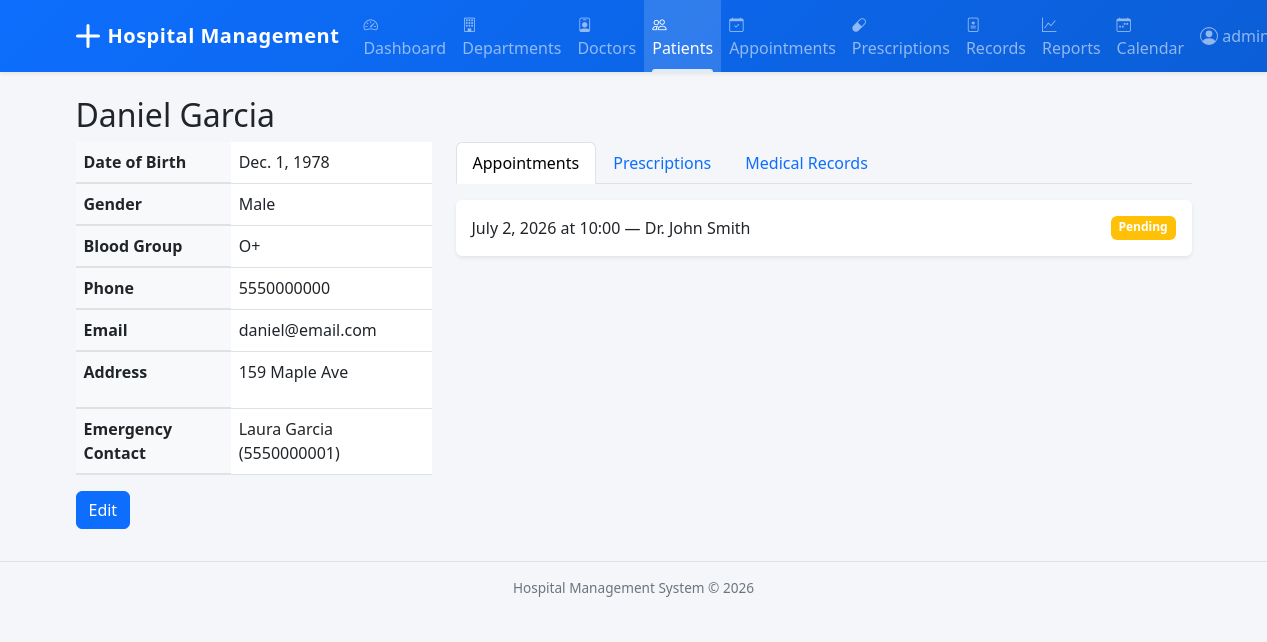
The page /patients/10/ (signed in) on the database as committed earlier.
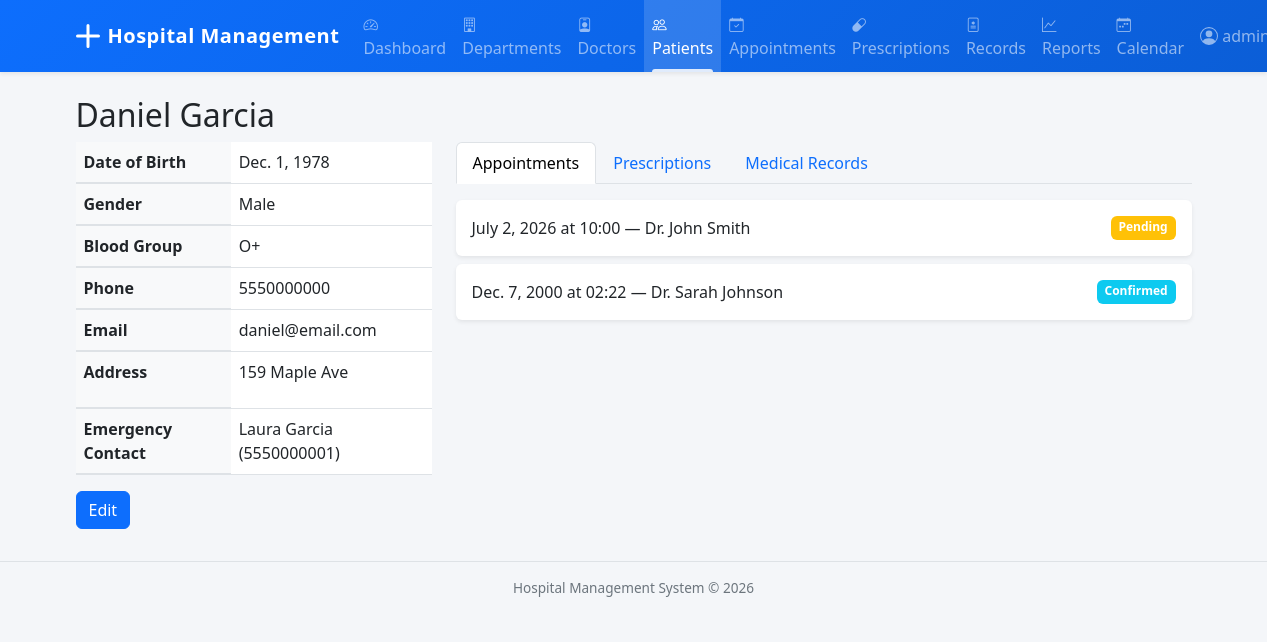
The same page on the database as committed later.
### appointments/models.py (models this page shows, shortened)
class Appointment(models.Model):
    class Status(models.TextChoices):
        PENDING = 'Pending', 'Pending'
        CONFIRMED = 'Confirmed', 'Confirmed'
        COMPLETED = 'Completed', 'Completed'
        CANCELLED = 'Cancelled', 'Cancelled'
    patient = models.ForeignKey(
        'patients.Patient', on_delete=models.CASCADE, related_name='appointments'
    )
    doctor = models.ForeignKey(
        'doctors.Doctor', on_delete=models.SET_NULL, null=True, related_name='appointments'
    )
    department = models.ForeignKey(
        'departments.Department', on_delete=models.SET_NULL, null=True
    )
    appointment_date = models.DateField()
    appointment_time = models.TimeField()
    status = models.CharField(max_length=20, choices=Status.choices, default=Status.PENDING)
    reason_for_visit = models.TextField(blank=True)
    notes = models.TextField(blank=True)
    created_at = models.DateTimeField(auto_now_add=True)
    class Meta:
        ordering = ['-appointment_date', '-appointment_time']

### doctors/models.py (models this page shows)
class Doctor(models.Model):
    user = models.OneToOneField(settings.AUTH_USER_MODEL, on_delete=models.CASCADE)
    department = models.ForeignKey(
        'departments.Department', on_delete=models.SET_NULL,
        null=True, blank=True, related_name='doctors'
    )
    specialization = models.CharField(max_length=100)
    qualification = models.CharField(max_length=200)
    experience_years = models.PositiveIntegerField(default=0)
    consultation_fee = models.DecimalField(max_digits=10, decimal_places=2, default=0)
    available_days = models.CharField(
        max_length=100,
        help_text="Comma-separated days (e.g., Monday,Tuesday,Wednesday)"
    )
    available_time_start = models.TimeField(null=True, blank=True)
    available_time_end = models.TimeField(null=True, blank=True)
    is_active = models.BooleanField(default=True)
    class Meta:
        ordering = ['id']
    def __str__(self):
        return f"Dr. {self.user.get_full_name() or self.user.username}"

### accounts/models.py (models this page shows, shortened)
class User(AbstractUser):
    class Role(models.TextChoices):
        ADMIN = 'Admin', 'Admin'
        DOCTOR = 'Doctor', 'Doctor'
        RECEPTIONIST = 'Receptionist', 'Receptionist'
    role = models.CharField(max_length=20, choices=Role.choices, default=Role.RECEPTIONIST)
    phone_number = models.CharField(max_length=15, blank=True)

### patients/views.py (the view)
# urls.py: path('<int:pk>/', views.PatientDetailView.as_view(), name='patient_detail'),
class PatientDetailView(LoginRequiredMixin, DetailView):
    model = Patient
    template_name = 'patients/patient_detail.html'
    context_object_name = 'patient'
    def get_context_data(self, **kwargs):
        context = super().get_context_data(**kwargs)
        patient = self.get_object()
        context['appointments'] = Appointment.objects.filter(patient=patient)
        context['prescriptions'] = Prescription.objects.filter(patient=patient)
        context['medical_records'] = MedicalRecord.objects.filter(patient=patient)
        return context

### patients/models.py (called while the page is built)
    def __str__(self):
        return f"{self.first_name} {self.last_name}"

### templates/patients/patient_detail.html (shortened to what this page needs)
{% extends 'base.html' %}
{% block content %}
<h2>{{ patient.first_name }} {{ patient.last_name }}</h2>
<div class="row">
    <div class="col-md-4">
        <table class="table">
            <tr><th>Date of Birth</th><td>{{ patient.date_of_birth }}</td></tr>
            <tr><th>Gender</th><td>{{ patient.gender }}</td></tr>
            <tr><th>Blood Group</th><td>{{ patient.blood_group|default:"—" }}</td></tr>
            <tr><th>Phone</th><td>{{ patient.phone_number }}</td></tr>
            <tr><th>Email</th><td>{{ patient.email|default:"—" }}</td></tr>
            <tr><th>Address</th><td>{{ patient.address|default:"—"|linebreaks }}</td></tr>
            <tr><th>Emergency Contact</th><td>{{ patient.emergency_contact_name|default:"—" }} ({{ patient.emergency_contact_phone|default:"—" }})</td></tr>
        </table>
        <a href="{% url 'patient_update' patient.pk %}" class="btn btn-primary">Edit</a>
    </div>
    <div class="col-md-8">
        <ul class="nav nav-tabs" id="patientTabs">
            <li class="nav-item"><a class="nav-link active" href="#appointments" data-bs-toggle="tab">Appointments</a></li>
            <li class="nav-item"><a class="nav-link" href="#prescriptions" data-bs-toggle="tab">Prescriptions</a></li>
            <li class="nav-item"><a class="nav-link" href="#records" data-bs-toggle="tab">Medical Records</a></li>
        </ul>
        <div class="tab-content mt-3">
            <div class="tab-pane active" id="appointments">
                {% for apt in appointments %}
                <div class="card mb-2">
                    <div class="card-body d-flex justify-content-between">
                        <span>{{ apt.appointment_date }} at {{ apt.appointment_time|time:"H:i" }} — {{ apt.doctor }}</span>
                        <span class="badge bg-{% if apt.status == 'Completed' %}success{% elif apt.status == 'Cancelled' %}danger{% elif apt.status == 'Confirmed' %}info{% else %}warning{% endif %}">{{ apt.status }}</span>
                    </div>
                </div>
                {% empty %}
                <p class="text-muted">No appointments.</p>
                {% endfor %}
            </div>
        </div>
    </div>
</div>
{% endblock %}

Rows that differ between the two databases and show on the page:
added Appointment: appointment_date "Dec. 7, 2000", appointment_time "02:22", doctor "Dr. Sarah Johnson", status "Confirmed"
